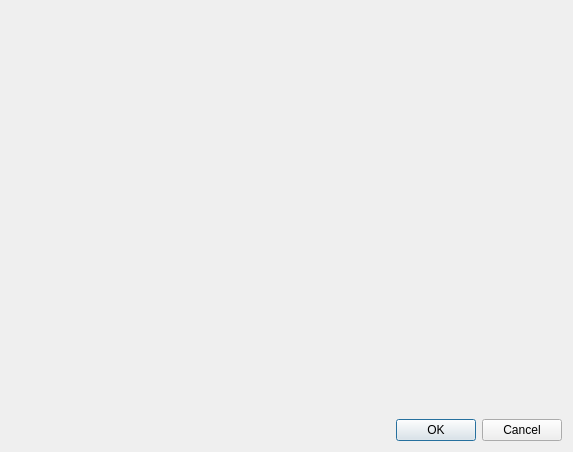
<?xml version="1.0" encoding="UTF-8"?>
<ui version="4.0">
 <class>ModManagerUpdateDialog</class>
 <widget class="QDialog" name="ModManagerUpdateDialog">
  <property name="geometry">
   <rect>
    <x>0</x>
    <y>0</y>
    <width>573</width>
    <height>452</height>
   </rect>
  </property>
  <property name="windowTitle">
   <string>Dialog</string>
  </property>
  <layout class="QVBoxLayout" name="verticalLayout">
   <item>
    <widget class="QLabel" name="name">
     <property name="sizePolicy">
      <sizepolicy hsizetype="Expanding" vsizetype="Minimum">
       <horstretch>0</horstretch>
       <verstretch>0</verstretch>
      </sizepolicy>
     </property>
     <property name="font">
      <font>
       <pointsize>15</pointsize>
       <bold>true</bold>
      </font>
     </property>
     <property name="alignment">
      <set>Qt::AlignCenter</set>
     </property>
     <property name="wordWrap">
      <bool>true</bool>
     </property>
    </widget>
   </item>
   <item>
    <widget class="QTextBrowser" name="body">
     <property name="styleSheet">
      <string notr="true">background-color: transparent;</string>
     </property>
     <property name="frameShape">
      <enum>QFrame::NoFrame</enum>
     </property>
     <property name="verticalScrollBarPolicy">
      <enum>Qt::ScrollBarAlwaysOff</enum>
     </property>
    </widget>
   </item>
   <item>
    <widget class="QLabel" name="downloadFile"/>
   </item>
   <item>
    <widget class="QDialogButtonBox" name="buttonBox">
     <property name="orientation">
      <enum>Qt::Horizontal</enum>
     </property>
     <property name="standardButtons">
      <set>QDialogButtonBox::Cancel|QDialogButtonBox::Ok</set>
     </property>
    </widget>
   </item>
  </layout>
 </widget>
 <resources/>
 <connections>
  <connection>
   <sender>buttonBox</sender>
   <signal>accepted()</signal>
   <receiver>ModManagerUpdateDialog</receiver>
   <slot>accept()</slot>
   <hints>
    <hint type="sourcelabel">
     <x>248</x>
     <y>254</y>
    </hint>
    <hint type="destinationlabel">
     <x>157</x>
     <y>274</y>
    </hint>
   </hints>
  </connection>
  <connection>
   <sender>buttonBox</sender>
   <signal>rejected()</signal>
   <receiver>ModManagerUpdateDialog</receiver>
   <slot>reject()</slot>
   <hints>
    <hint type="sourcelabel">
     <x>316</x>
     <y>260</y>
    </hint>
    <hint type="destinationlabel">
     <x>286</x>
     <y>274</y>
    </hint>
   </hints>
  </connection>
 </connections>
</ui>
